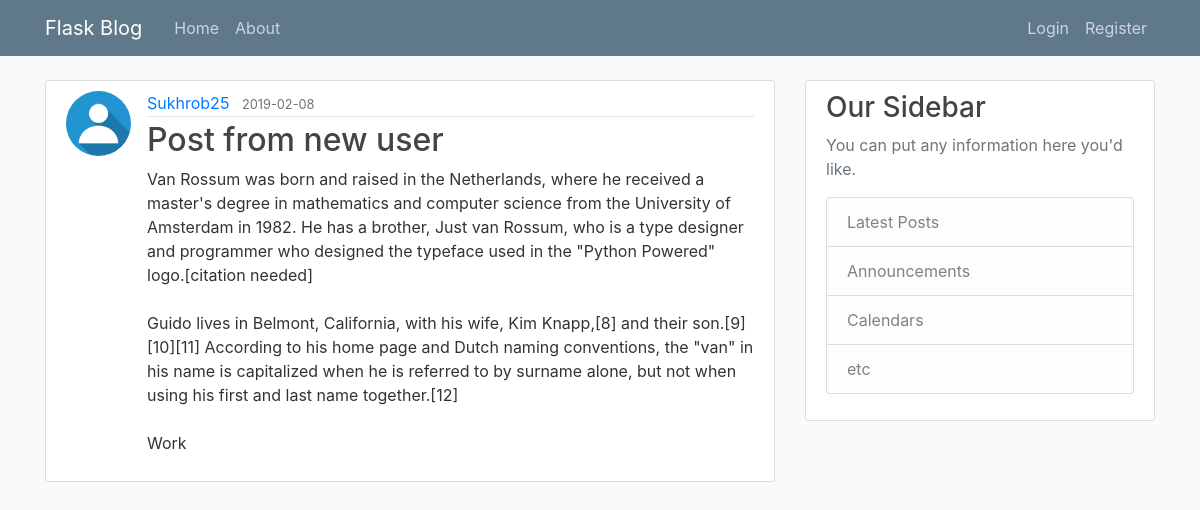
The page /post/12 on the database its author committed.
### flaskblog/models.py (models this page shows, shortened)
class User(db.Model, UserMixin):
    id = db.Column(db.Integer, primary_key=True)
    username = db.Column(db.String(20), unique=True, nullable=False)
    email = db.Column(db.String(120), unique=True, nullable=False)
    password = db.Column(db.String(60), nullable=False)
    image_file = db.Column(db.String(20), nullable=False,
                           default='default.jpg')
    Posts = db.relationship('Post', backref='author', lazy=True)

class Post(db.Model):
    id = db.Column(db.Integer, primary_key=True)
    title = db.Column(db.String(100), nullable=False)
    date_posted = db.Column(db.DateTime, nullable=False,
                            default=datetime.utcnow)
    content = db.Column(db.Text(), nullable=False)
    user_id = db.Column(db.Integer, db.ForeignKey('user.id'), nullable=False)

### flaskblog/routes.py (the view)
@app.route("/post/<int:post_id>")
def post(post_id):
    post = Post.query.get_or_404(post_id)
    return render_template('post.html', title=post.title, post=post)

### flaskblog/templates/post.html (shortened to what this page needs)
{% extends "layout.html" %}
{% block content %}
    <article class="media content-section">
        <img class="rounded-circle article-img" src="{{ url_for('static', filename='profile_pics/' + post.author.image_file) }}">
        <div class="media-body">
            <div class="article-metadata">
                <a class="mr-2" href="{{ url_for('user_posts', username=post.author.username) }}">{{ post.author.username }}</a>
                <small class="text-muted">{{ post.date_posted.strftime('%Y-%m-%d') }}</small>
            </div>
            <h2 class="article-title">{{ post.title }}</h2>
            <p class="article-content">{{ post.content }}</p>
        </div>
    </article>
{% endblock content %}

### flaskblog/static/main.css (style rules this page uses)
body { background: #fafafa; color: #333333; margin-top: 5rem; }
h1, h2, h3, h4, h5, h6 { color: #444444; }
.content-section { background: #ffffff; padding: 10px 20px; border: 1px solid #dddddd; border-radius: 3px; margin-bottom: 20px; }
.article-title { color: #444444; }
.article-content { white-space: pre-line; }
.article-img { height: 65px; width: 65px; margin-right: 16px; }
.article-metadata { padding-bottom: 1px; margin-bottom: 4px; border-bottom: 1px solid #e3e3e3 }

### rows shown on the page
User: image_file (placeholder picture), author.username "Sukhrob25"
Post: date_posted "2019-02-08", title "Post from new user", content "Van Rossum was born and raised in the Netherlands, where he received a master's degree in mathematics and computer science from the University of Amsterdam in 1982. He has a brother, Just van Rossum, who is a type designer and programmer who designed the typeface used in the \"Python Powered\" logo.[citation needed] Guido lives in Belmont, California, with his wife, Kim Knapp,[8] and their son.[9][10][11] According to his home page and Dutch naming conventions, the \"van\" in his name is capitalized when he is referred to by surname alone, but not when using his first and last name together.[12] Work"
